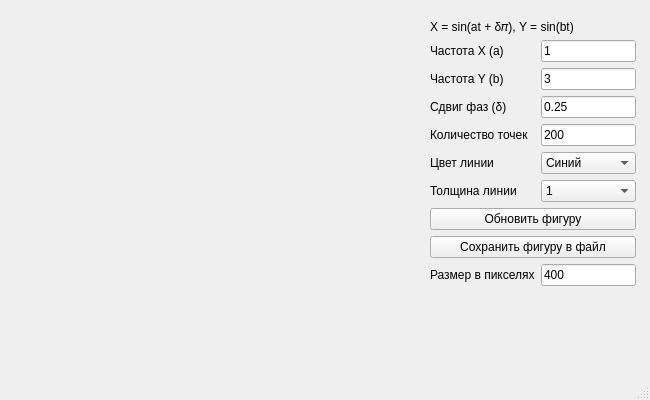
<?xml version="1.0" encoding="UTF-8"?>
<ui version="4.0">
 <class>MainWindow</class>
 <widget class="QMainWindow" name="MainWindow">
  <property name="geometry">
   <rect>
    <x>0</x>
    <y>0</y>
    <width>650</width>
    <height>400</height>
   </rect>
  </property>
  <property name="windowTitle">
   <string>MainWindow</string>
  </property>
  <widget class="QWidget" name="centralwidget">
   <widget class="QWidget" name="layoutWidget">
    <property name="geometry">
     <rect>
      <x>430</x>
      <y>20</y>
      <width>206</width>
      <height>280</height>
     </rect>
    </property>
    <layout class="QFormLayout" name="formLayout">
     <item row="2" column="0">
      <widget class="QLabel" name="label">
       <property name="text">
        <string>Частота X (a)</string>
       </property>
      </widget>
     </item>
     <item row="2" column="1">
      <widget class="QLineEdit" name="freq_x_lineedit">
       <property name="text">
        <string>1</string>
       </property>
      </widget>
     </item>
     <item row="3" column="0">
      <widget class="QLabel" name="label_2">
       <property name="text">
        <string>Частота Y (b)</string>
       </property>
      </widget>
     </item>
     <item row="3" column="1">
      <widget class="QLineEdit" name="freq_y_lineedit">
       <property name="text">
        <string>3</string>
       </property>
      </widget>
     </item>
     <item row="4" column="0">
      <widget class="QLabel" name="label_5">
       <property name="text">
        <string>Сдвиг фаз (δ)</string>
       </property>
      </widget>
     </item>
     <item row="4" column="1">
      <widget class="QLineEdit" name="phase_shift_lineedit">
       <property name="text">
        <string>0.25</string>
       </property>
      </widget>
     </item>
     <item row="5" column="0">
      <widget class="QLabel" name="label_6">
       <property name="text">
        <string>Количество точек</string>
       </property>
      </widget>
     </item>
     <item row="5" column="1">
      <widget class="QLineEdit" name="resolution_lineedit">
       <property name="text">
        <string>200</string>
       </property>
      </widget>
     </item>
     <item row="6" column="0">
      <widget class="QLabel" name="label_3">
       <property name="text">
        <string>Цвет линии</string>
       </property>
      </widget>
     </item>
     <item row="6" column="1">
      <widget class="QComboBox" name="color_combobox">
       <item>
        <property name="text">
         <string>Синий</string>
        </property>
       </item>
       <item>
        <property name="text">
         <string>Зелёный</string>
        </property>
       </item>
       <item>
        <property name="text">
         <string>Красный</string>
        </property>
       </item>
       <item>
        <property name="text">
         <string>Жёлтый</string>
        </property>
       </item>
      </widget>
     </item>
     <item row="7" column="0">
      <widget class="QLabel" name="label_4">
       <property name="text">
        <string>Толщина линии</string>
       </property>
      </widget>
     </item>
     <item row="7" column="1">
      <widget class="QComboBox" name="width_combobox">
       <item>
        <property name="text">
         <string>1</string>
        </property>
       </item>
       <item>
        <property name="text">
         <string>2</string>
        </property>
       </item>
       <item>
        <property name="text">
         <string>3</string>
        </property>
       </item>
       <item>
        <property name="text">
         <string>4</string>
        </property>
       </item>
      </widget>
     </item>
     <item row="8" column="0" colspan="2">
      <widget class="QPushButton" name="plot_button">
       <property name="text">
        <string>Обновить фигуру</string>
       </property>
      </widget>
     </item>
     <item row="10" column="0" colspan="2">
      <widget class="QPushButton" name="save_button">
       <property name="text">
        <string>Сохранить фигуру в файл</string>
       </property>
      </widget>
     </item>
     <item row="1" column="0" colspan="2">
      <widget class="QLabel" name="label_equations">
       <property name="text">
        <string>X = sin(at + δ𝜋), Y = sin(bt)</string>
       </property>
      </widget>
     </item>
     <item row="11" column="0">
      <widget class="QLabel" name="label_7">
       <property name="text">
        <string>Размер в пикселях</string>
       </property>
      </widget>
     </item>
     <item row="11" column="1">
      <widget class="QLineEdit" name="image_size_lineedit">
       <property name="text">
        <string>400</string>
       </property>
      </widget>
     </item>
    </layout>
   </widget>
  </widget>
  <widget class="QMenuBar" name="menubar">
   <property name="geometry">
    <rect>
     <x>0</x>
     <y>0</y>
     <width>650</width>
     <height>21</height>
    </rect>
   </property>
  </widget>
  <widget class="QStatusBar" name="statusbar"/>
 </widget>
 <resources/>
 <connections/>
</ui>
